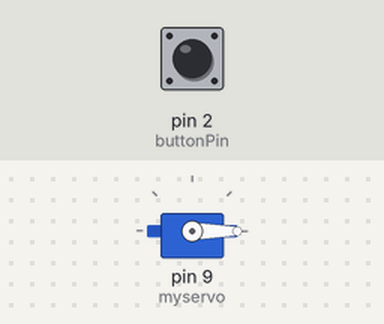
Recording of a sketch running on a simulated Arduino Uno, built with avr-gcc and run on an emulated ATmega328P. Shown: servo. Inputs (shaded band) come from the test bench; at power-on: pin 2 (buttonPin) LOW.

Above: at 1.2 s.
1.3 s: pin 2 (buttonPin) pulled HIGH for 0.15 s
At 1.9 s:
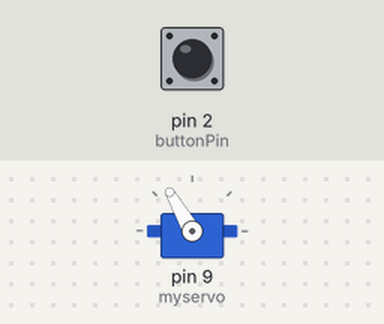
2.9 s: pin 2 (buttonPin) pulled HIGH for 1 s
At 4.0 s:
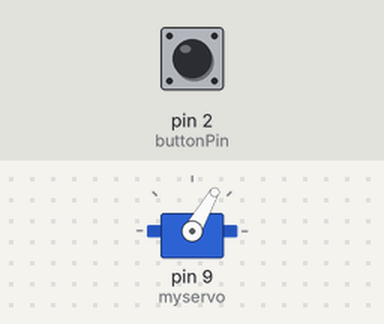
5.4 s: pin 2 (buttonPin) pulled HIGH for 3.2 s
At 6.2 s:
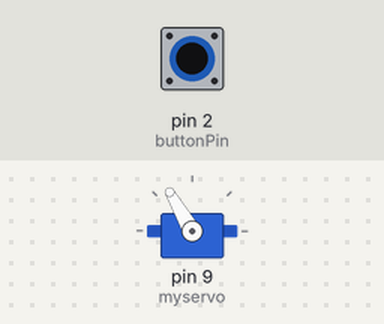
Timing chart, 0 to 8.4 s (numbered marks = the images above; inputs shaded):
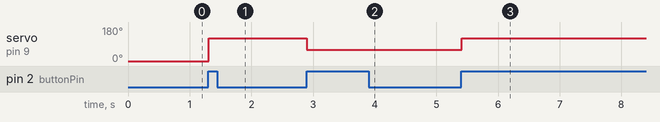

The sketch:

servo2.ino
```cpp
#include <Servo.h>

int buttonPin = 2; //pin del pulsador
Servo myservo;

int buttonState = 0; //Estado pulsador
int prevState; //variable del valor previo de buttonState
int ang; //angulo del servo

void setup (){
myservo.attach(9); // pin del motor
pinMode(buttonPin, INPUT); //Definir el pulsador con señal de entrada
}

void loop(){
buttonState = digitalRead(buttonPin);

if (buttonState == HIGH && buttonState != prevState){ //esta el boton pulsado? y el estado del boton es diferente que el de hace un instante?
if (ang == 120) { // si el angulo era 120, pasa a ser 60
ang = 60; } else { // viceversa
ang = 120;
}
}

prevState = buttonState; // hace el valor previo del boton, igual al del boton…
myservo.write(ang);
delay(10);
}
```

Measured:
- after the input at 1.3 s, servo on pin 9 (myservo): 0° → 120° at once
- after the input at 2.9 s, servo on pin 9 (myservo): 120° → 60° at once
- after the input at 5.4 s, servo on pin 9 (myservo): 60° → 120° at once
